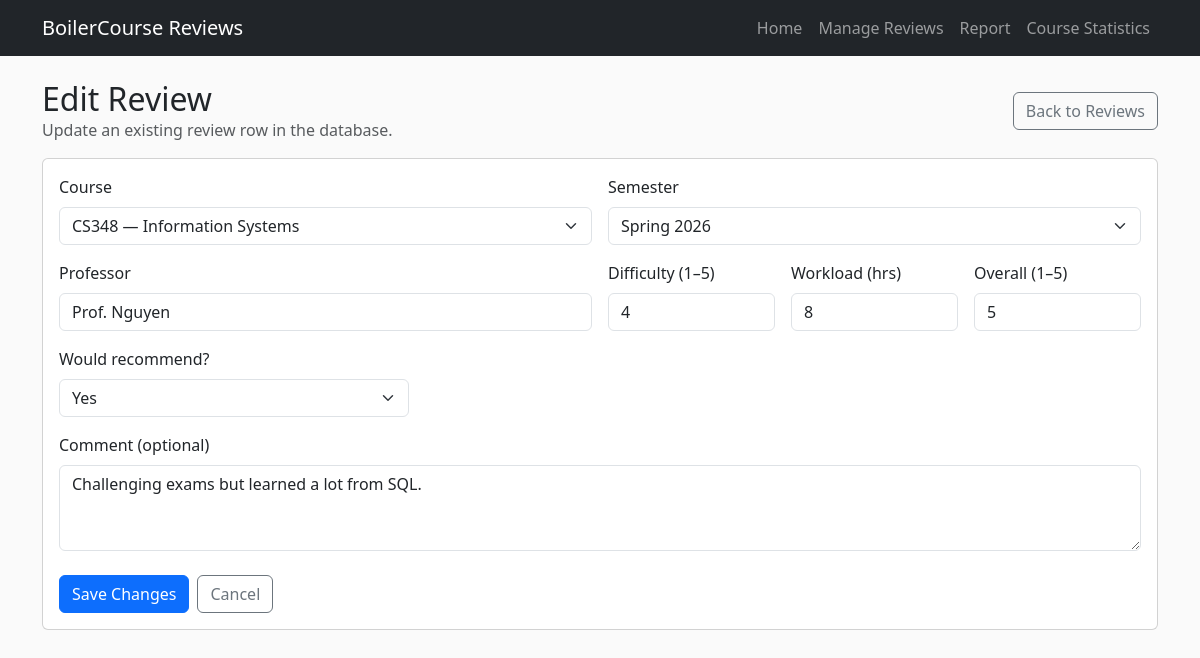
Screenshot of /reviews/2/edit with the database file from the repository.
### tables this page shows
CREATE TABLE reviews (
    id INTEGER PRIMARY KEY AUTOINCREMENT,
    course_id INTEGER NOT NULL,
    semester_id INTEGER NOT NULL,
    professor TEXT NOT NULL,
    difficulty_rating INTEGER NOT NULL CHECK(difficulty_rating BETWEEN 1 AND 5),
    workload_hours INTEGER NOT NULL CHECK(workload_hours >= 0),
    overall_rating INTEGER NOT NULL CHECK(overall_rating BETWEEN 1 AND 5),
    would_recommend INTEGER NOT NULL CHECK(would_recommend IN (0,1)),
    comment TEXT,
    FOREIGN KEY(course_id) REFERENCES courses(id),
    FOREIGN KEY(semester_id) REFERENCES semesters(id)
);

### app.py (the view, shortened to what this page needs)
@app.route("/reviews/<int:review_id>/edit", methods=["GET", "POST"])
def review_edit(review_id: int):
    dropdowns = fetch_dropdown_data()
    conn = get_db_connection()
    review = conn.execute("SELECT * FROM reviews WHERE id = ?;", (review_id,)).fetchone()
    if review is None:
        conn.close()
        flash("Review not found.", "warning")
        return redirect(url_for("reviews_list"))
    conn.close()
    form_data = {
        "course_id": str(review["course_id"]),
        "semester_id": str(review["semester_id"]),
        "professor": review["professor"],
        "difficulty_rating": str(review["difficulty_rating"]),
        "workload_hours": str(review["workload_hours"]),
        "overall_rating": str(review["overall_rating"]),
        "would_recommend": str(review["would_recommend"]),
        "comment": review["comment"] or "",
    }
    return render_template(
        "review_form.html",
        mode="edit",
        action_url=url_for("review_edit", review_id=review_id),
        form_data=form_data,
        courses=dropdowns["courses"],
        semesters=dropdowns["semesters"],
    )

### app.py (called while the page is built)
def get_db_connection() -> sqlite3.Connection:
    conn = sqlite3.connect(DB_PATH)
    conn.row_factory = sqlite3.Row
    conn.execute("PRAGMA foreign_keys = ON;")
    return conn

def fetch_dropdown_data() -> dict[str, list[sqlite3.Row]]:
    conn = get_db_connection()
    courses = conn.execute(
        "SELECT id, course_code, course_name FROM courses ORDER BY course_code;"
    ).fetchall()
    semesters = conn.execute(
        "SELECT id, term, year FROM semesters ORDER BY year DESC, term ASC;"
    ).fetchall()
    conn.close()
    return {"courses": courses, "semesters": semesters}

### templates/review_form.html (shortened to what this page needs)
{% extends "base.html" %}
{% if mode == "edit" %}
  {% set page_title = "Edit Review" %}
{% else %}
  {% set page_title = "New Review" %}
{% endif %}
{% block content %}
  <div class="d-flex align-items-center justify-content-between mb-3 gap-2 flex-wrap">
    <div>
      <h2 class="mb-0">{{ page_title }}</h2>
      <div class="text-muted">
        {% if mode == "edit" %}
          Update an existing review row in the database.
        {% else %}
          Insert a new review row in the database.
        {% endif %}
      </div>
    </div>
    <a class="btn btn-outline-secondary" href="{{ url_for('reviews_list') }}">Back to Reviews</a>
  </div>
  <form method="post" action="{{ action_url }}" class="card card-body">
    <div class="row g-3">
      <div class="col-md-6">
        <label class="form-label">Course</label>
        <select name="course_id" class="form-select" required>
          {% for c in courses %}
            <option
              value="{{ c.id }}"
              {% if form_data.get('course_id','')|string == c.id|string %}selected{% endif %}
            >
              {{ c.course_code }} — {{ c.course_name }}
            </option>
          {% endfor %}
        </select>
      </div>
      <div class="col-md-6">
        <label class="form-label">Semester</label>
        <select name="semester_id" class="form-select" required>
          {% for s in semesters %}
            <option
              value="{{ s.id }}"
              {% if form_data.get('semester_id','')|string == s.id|string %}selected{% endif %}
            >
              {{ s.term }} {{ s.year }}
            </option>
          {% endfor %}
        </select>
      </div>
      <div class="col-md-6">
        <label class="form-label">Professor</label>
        <input
          type="text"
          name="professor"
          class="form-control"
          required
          value="{{ form_data.get('professor','') }}"
          placeholder="e.g., Dr. Smith"
        />
      </div>
      <div class="col-md-2">
        <label class="form-label">Difficulty (1–5)</label>
        <input
          type="number"
          name="difficulty_rating"
          class="form-control"
          required
          min="1"
          max="5"
          value="{{ form_data.get('difficulty_rating','') }}"
        />
      </div>
      <div class="col-md-2">
        <label class="form-label">Workload (hrs)</label>
        <input
          type="number"
          name="workload_hours"
          class="form-control"
          required
          min="0"
          value="{{ form_data.get('workload_hours','') }}"
        />
      </div>
      <div class="col-md-2">
        <label class="form-label">Overall (1–5)</label>
        <input
          type="number"
          name="overall_rating"
          class="form-control"
          required
          min="1"
          max="5"
          value="{{ form_data.get('overall_rating','') }}"
        />
      </div>
      <div class="col-md-4">
        <label class="form-label">Would recommend?</label>
        <select name="would_recommend" class="form-select" required>
          <option value="1" {% if form_data.get('would_recommend','') == '1' %}selected{% endif %}>Yes</option>
        </select>
      </div>
      <div class="col-12">
        <label class="form-label">Comment (optional)</label>
        <textarea name="comment" class="form-control" rows="3" placeholder="Write a short comment...">{{ form_data.get('comment','') }}</textarea>
      </div>
    </div>
    <div class="d-flex gap-2 mt-4">
      <button type="submit" class="btn btn-primary">
        {% if mode == "edit" %}Save Changes{% else %}Create Review{% endif %}
      </button>
      <a class="btn btn-outline-secondary" href="{{ url_for('reviews_list') }}">Cancel</a>
    </div>
  </form>
{% endblock %}

### static/style.css (style rules this page uses)
body { background: #fafafa; }

### rows the page displays
reviews: professor "Prof. Nguyen", comment "Challenging exams but learned a lot from SQL."

### other values shown
{{ page_title }} "Edit Review"
form field course_id "CS348 — Information Systems"
form field semester_id "Spring 2026"
